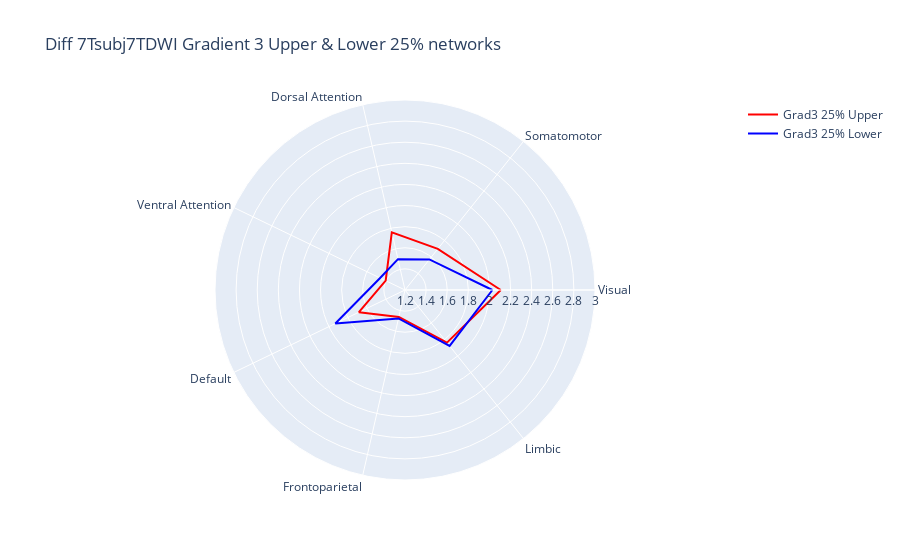

This figure's notebook cell:
### Code cell
fig = go.Figure()

fig.add_trace(go.Scatterpolar(r=grad3_25_network_df['Grad3 25% Upper'].values.tolist() + grad3_25_network_df['Grad3 25% Upper'].values.tolist()[:1], theta=grad3_25_network_df['networks'].tolist() + grad3_25_network_df['networks'].tolist()[:1], mode = 'lines', line_color = 'red', name='Grad3 25% Upper'))
fig.add_trace(go.Scatterpolar(r=grad3_25_network_df['Grad3 25% Lower'].values.tolist() + grad3_25_network_df['Grad3 25% Lower'].values.tolist()[:1], theta=grad3_25_network_df['networks'].tolist() + grad3_25_network_df['networks'].tolist()[:1], mode = 'lines', line_color = 'blue', name='Grad3 25% Lower'))

fig.update_layout(polar=dict(radialaxis=dict(visible=True, range=[1.2, 3.0])),title = 'Diff 7Tsubj7TDWI Gradient 3 Upper & Lower 25% networks', showlegend=True)

fig.show()
fig.write_image(fig_path+'Diff_7Tsubj7TDWI_Gradient3_Upper&Lower_25%_networks.png')

### Figure 1 — Plotly figure (JSON) as saved in the notebook; plotly's stock layout.template omitted (floating-point values rounded to 4 significant figures)
{"data": [{"line": {"color": "red"}, "mode": "lines", "name": "Grad3 25% Upper", "r": [2.107, 1.698, 1.761, 1.403, 1.685, 1.462, 1.838, 2.107], "theta": ["Visual", "Somatomotor", "Dorsal Attention", "Ventral Attention", "Default", "Frontoparietal", "Limbic", "Visual"], "type": "scatterpolar"}, {"line": {"color": "blue"}, "mode": "lines", "name": "Grad3 25% Lower", "r": [2.028, 1.57, 1.5, 1.462, 1.932, 1.476, 1.878, 2.028], "theta": ["Visual", "Somatomotor", "Dorsal Attention", "Ventral Attention", "Default", "Frontoparietal", "Limbic", "Visual"], "type": "scatterpolar"}], "layout": {"autosize": true, "polar": {"angularaxis": {"type": "category"}, "radialaxis": {"autorange": false, "range": [1.2, 3], "type": "linear", "visible": true}}, "showlegend": true, "title": {"text": "Diff 7Tsubj7TDWI Gradient 3 Upper & Lower 25% networks"}}}
